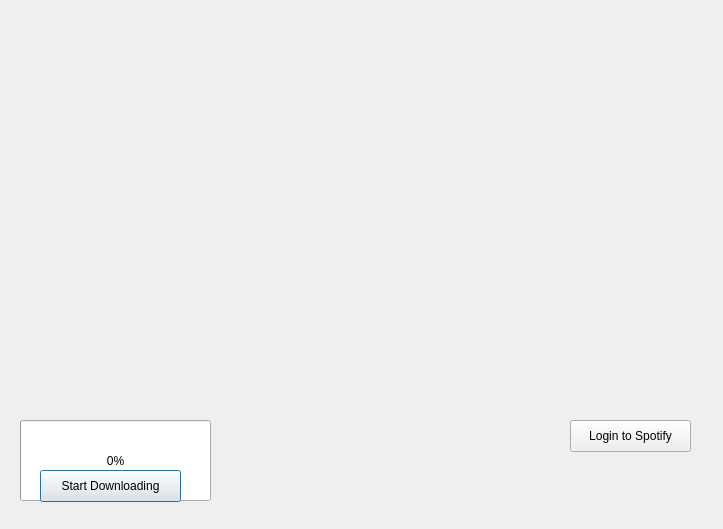
<?xml version="1.0" encoding="UTF-8"?>
<ui version="4.0">
 <class>GUI</class>
 <widget class="QDialog" name="GUI">
  <property name="geometry">
   <rect>
    <x>0</x>
    <y>0</y>
    <width>723</width>
    <height>529</height>
   </rect>
  </property>
  <property name="windowTitle">
   <string>GUI</string>
  </property>
  <widget class="QProgressBar" name="DownloadingBar">
   <property name="geometry">
    <rect>
     <x>20</x>
     <y>420</y>
     <width>191</width>
     <height>81</height>
    </rect>
   </property>
   <property name="value">
    <number>0</number>
   </property>
  </widget>
  <widget class="QPushButton" name="DLButton">
   <property name="geometry">
    <rect>
     <x>40</x>
     <y>470</y>
     <width>141</width>
     <height>32</height>
    </rect>
   </property>
   <property name="text">
    <string>Start Downloading</string>
   </property>
  </widget>
  <widget class="QPushButton" name="SpotiLogin">
   <property name="geometry">
    <rect>
     <x>570</x>
     <y>420</y>
     <width>121</width>
     <height>32</height>
    </rect>
   </property>
   <property name="text">
    <string>Login to Spotify</string>
   </property>
  </widget>
 </widget>
 <resources/>
 <connections>
  <connection>
   <sender>DLButton</sender>
   <signal>clicked(bool)</signal>
   <receiver>DLButton</receiver>
   <slot>animateClick()</slot>
   <hints>
    <hint type="sourcelabel">
     <x>129</x>
     <y>483</y>
    </hint>
    <hint type="destinationlabel">
     <x>129</x>
     <y>483</y>
    </hint>
   </hints>
  </connection>
 </connections>
</ui>
